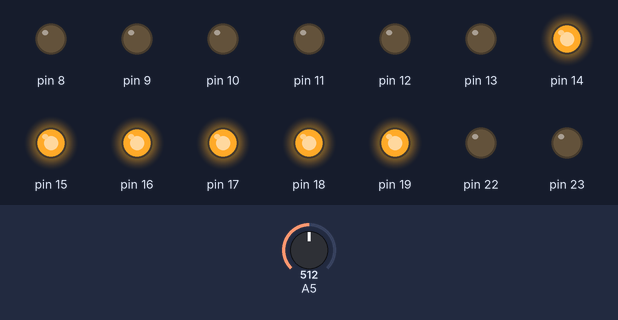
A sketch run on a simulated Arduino Uno, built with avr-gcc and run on an emulated ATmega328P. On the bench: output pins drawn as LEDs (lit = HIGH). The inputs (shaded band) are chosen by the test bench; at power-on: A5 = 512.

Above: at 0.8 s.
0.9 s: A5 set to 328
2.4 s: A5 set to 311
At 2.7 s:
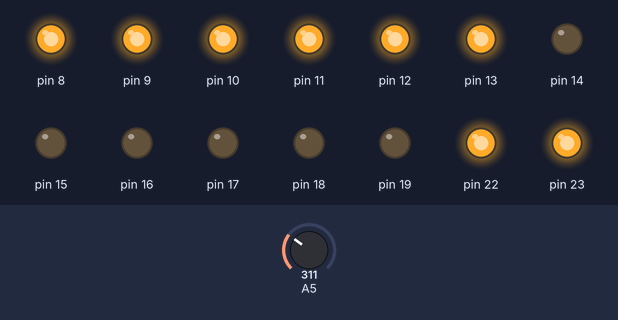
3.9 s: A5 set to 353
5.4 s: A5 set to 389
At 6.2 s:
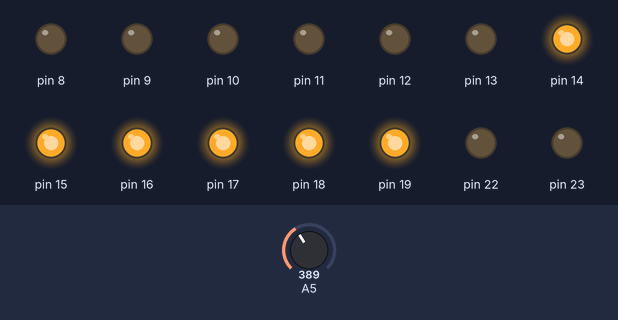
6.9 s: A5 set to 310
At 7.3 s:
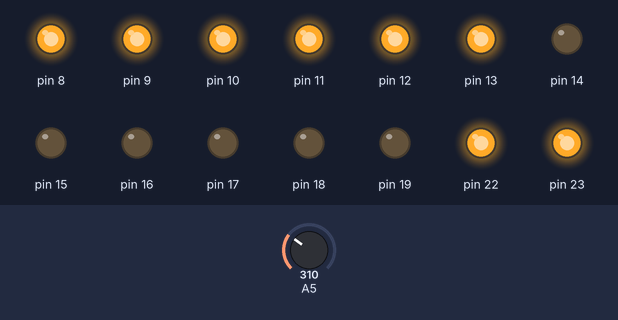
Timing chart, 0 to 9.4 s (numbered marks = the images above; inputs shaded):
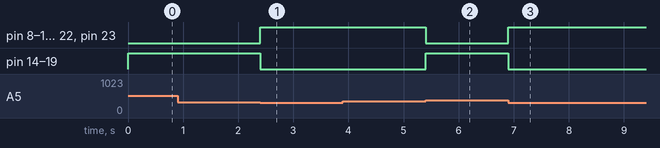

Measured:
- the behaviour switches between 320 and 319 on A5 (found by bisection; images 0 and 1)
- the behaviour switches between 370 and 371 on A5 (found by bisection; images 1 and 2)
- after the input at 0.9 s, every drawn part: stays the same
- after the input at 2.4 s, pin 8–13, pin 22, pin 23: LOW → HIGH at once; pin 14–19: HIGH → LOW at once
- after the input at 3.9 s, every drawn part: stays the same
- after the input at 5.4 s, pin 8–13, pin 22, pin 23: HIGH → LOW at once; pin 14–19: LOW → HIGH at once
- after the input at 6.9 s, pin 8–13, pin 22, pin 23: LOW → HIGH at once; pin 14–19: HIGH → LOW at once

The sketch:

22.2.ino
```cpp
#include <avr/io.h>
#include <util/delay.h>

#define BITN(BIT_NUM)               (0x01 << (BIT_NUM))
#define SET_BIT(PORT, BIT_NUM)      ((PORT) |= (BITN(BIT_NUM)))
#define CHECK_BIT(PORT, BIT_NUM)    ((PORT) & (BITN(BIT_NUM)))
#define CLEAR_BIT(PORT, BIT_NUM)    ((PORT) &= (~(BITN(BIT_NUM)))

int main (void)
{
  int x = 0;
  Serial.begin(2000000);
  DDRC = 0xFF;
  DDRB = 0xFF;

  while (true) {
    ADMUX = 0x45;
    ADCSRA = 0xC7;
    while(CHECK_BIT(ADCSRA, ADSC)){
      x = ADCW;
    }

    if(x > 370){
      PORTC = 0xFF;
      PORTB = 0x00;
    }
    if(x < 320){
      PORTC = 0x00;
      PORTB = 0xFF;
    }
  }
}
```
